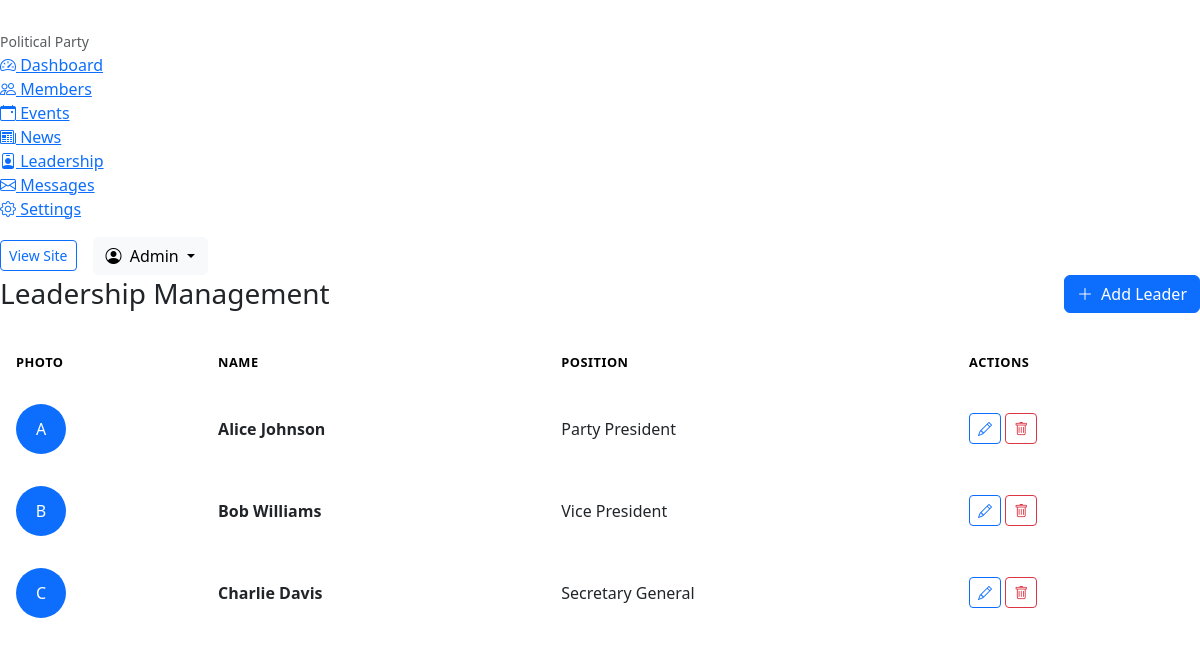
Screenshot of /admin/leadership.php (signed in) with the database file from the repository.
### tables this page shows
CREATE TABLE `leadership` (
  `id` int(11) NOT NULL,
  `name` varchar(100) NOT NULL,
  `position` varchar(100) NOT NULL,
  `biography` text NOT NULL,
  `image` varchar(255) DEFAULT NULL,
  `created_at` timestamp NOT NULL DEFAULT current_timestamp()
);

### includes/functions.php (called while the page is built, shortened)
<?php
function h($string) {
    return htmlspecialchars((string)$string, ENT_QUOTES, 'UTF-8');
}

### admin/leadership.php (the view, shortened to what this page needs)
<?php
require_once '../includes/admin_header.php';
$leaders = $conn->query("SELECT * FROM leadership ORDER BY id ASC")->fetch_all(MYSQLI_ASSOC);
?>
<div class="d-flex justify-content-between align-items-center mb-4">
    <h2 class="h3 mb-0 text-gray-800">Leadership Management</h2>
    <a href="add-leader.php" class="btn btn-primary"><i class="bi bi-plus-lg me-1"></i> Add Leader</a>
</div>
<div class="card shadow-sm mb-4">
    <div class="card-body p-0">
        <div class="table-responsive">
            <table class="table table-hover align-middle mb-0">
                <thead class="table-light">
                    <tr>
                        <th>Photo</th>
                        <th>Name</th>
                        <th>Position</th>
                        <th>Actions</th>
                    </tr>
                </thead>
                <tbody>
                    <?php if(empty($leaders)): ?>
                        <tr><td colspan="4" class="text-center py-4">No leadership members found.</td></tr>
                    <?php else: ?>
                        <?php foreach($leaders as $ldr): ?>
                            <tr>
                                <td>
                                    <?php if($ldr['image']): ?>
                                        <img src="<?= BASE_URL . h($ldr['image']) ?>" alt="img" class="rounded-circle" style="width: 50px; height: 50px; object-fit: cover;">
                                    <?php else: ?>
                                        <div class="bg-primary text-white rounded-circle d-flex align-items-center justify-content-center" style="width: 50px; height: 50px;">
                                            <?= h(substr($ldr['name'], 0, 1)) ?>
                                        </div>
                                    <?php endif; ?>
                                </td>
                                <td><strong><?= h($ldr['name']) ?></strong></td>
                                <td><?= h($ldr['position']) ?></td>
                                <td>
                                    <a href="edit-leader.php?id=<?= $ldr['id'] ?>" class="btn btn-sm btn-outline-primary"><i class="bi bi-pencil"></i></a>
                                    <button class="btn btn-sm btn-outline-danger" onclick="confirmDelete(<?= $ldr['id'] ?>)"><i class="bi bi-trash"></i></button>
                                </td>
                            </tr>
                        <?php endforeach; ?>
                    <?php endif; ?>
                </tbody>
            </table>
        </div>
    </div>
</div>
<?php require_once '../includes/admin_footer.php'; ?>

### assets/css/admin.css (style rules this page uses)
body { background-color: var(--surface-color); }
.card { border: 1px solid var(--border-color); border-radius: var(--border-radius-md); box-shadow: none !important; background-color: var(--bg-color); }
.table { color: var(--text-color); margin-bottom: 0; }
.table th { font-weight: 600; text-transform: uppercase; font-size: 0.8rem; letter-spacing: 0.5px; color: var(--text-muted); border-bottom: 2px solid var(--border-color); background-color: var(--surface-color); padding: 1rem; }
.table td { padding: 1rem; vertical-align: middle; border-bottom: 1px solid var(--border-color); }

### rows the page displays
leadership: name "A", name "Alice Johnson", position "Party President"
leadership: name "B", name "Bob Williams", position "Vice President"
leadership: name "C", name "Charlie Davis", position "Secretary General"

### other values shown
APP_NAME "Political Party"
